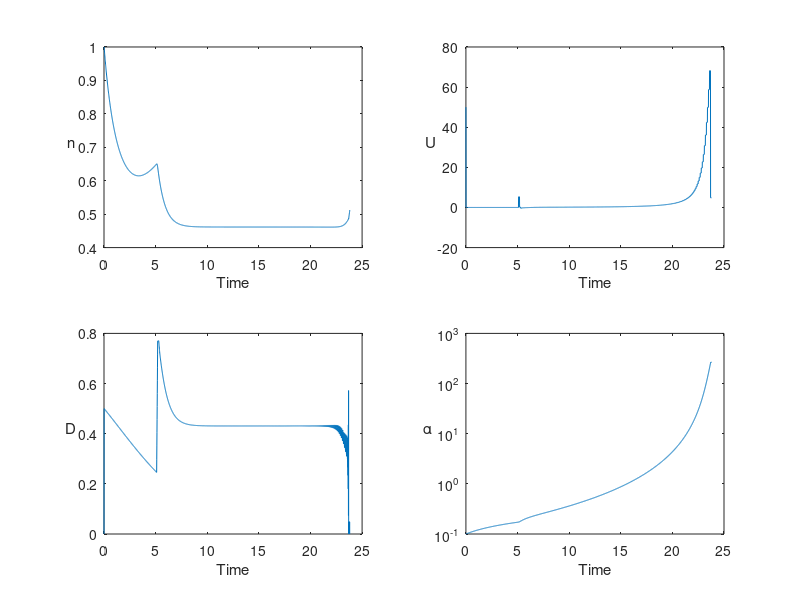
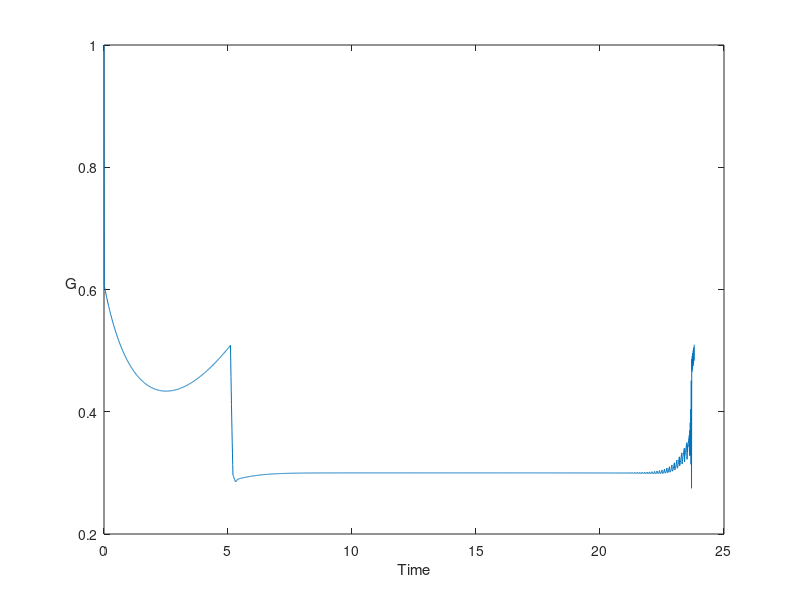

Write MATLAB code to recreate these figures, in order.
close all
mu = 5;
G_target = 0.3; 
eta = 0.05;
kp = 0.3;
ki1 = 0.03;
ki2o = 0.45;
max_time = 100; %How long the simulation will run for.
dt = 0.01; %The time step we will use for our simple integration.
num = round(max_time/dt); % The number of time steps we are going to integrate for.
time = linspace(0,max_time,num+1); %A vector of times that will be used in plotting.

n_record=zeros(num+1,1);
D_record=zeros(num+1,1);
alpha_record=zeros(num+1,1);
U_record=zeros(num+1,1);
G = zeros(num+1,1);

n0=1;
D0=0;
alpha0=0.1;
alpha = alpha0;

G(1,:)=n0;
U_record(1,:)=50;
n_record(1,:)=n0;
D_record(1,:)=D0;
alpha_record(1,:)=alpha0;


dn_dt=@(n,D)(n.*(2*exp(-D)-1)-(n.^2)*exp(-D));
dD_dt=@(U,alpha,D)(U-alpha*D);
dalpha_dt=@(alpha,n,D)(alpha*n*sqrt(mu*D*alpha)*(1-exp(-D)));


n_measured=zeros(num+1,1);
D_estimate=zeros(num+1,1);
alpha_estimate=zeros(num+1,1);
G_measured=zeros(num+1,1);



alpha_actual=zeros(num+1,1);




sample = 0.1; %start of sampling
stop = 5.1; %end of sampling
ts = 0.1; %sampling interval
loop = ts/dt;
time_s=zeros(num+1,1);
i=1; j=1;

while alpha<10^5
   n=n_record(i,:);
   D=D_record(i,:);
   alpha=alpha_record(i,:);
   G_curr=G(i,:);  

   nnew = n+dn_dt(n,D)*dt; 
   nnew(nnew<0)=0;
  
  
   %U = (-D - log(G_target/(n)))/dt + alpha*D;
   if round(time(i)*100)/100 == round(sample*100)/100
      n_measured(j,:) = n;
      G_measured(j,:) = G_curr;
      D_estimate(j,:) = log(n/G_curr);
      %alpha_actual(j,:) = alpha;
      if j>1
          U_prev = U_record(i-1,:); n_prev = n_measured(j-1,:);
          D_prev = D_estimate(j-1,:); D_now = D_estimate(j,:);
          alpha_estimate(j-1,:)=(U_prev*ts + D_prev - D_now)/(D_prev*ts);
          alpha_prev = alpha_estimate(j-1,:);
      end
      
      if round(time(i)*100)/100 >= stop
         alpha_curr =  alpha_prev + dalpha_dt(alpha_prev,n_prev,D_prev)*ts;
         U_record(i,:) = (-D_now - log(G_target/(n)))/ts + alpha_curr*D_now;
      end
      time_s(j,:)=time(i);
      j=j+1; 
      sample = sample + ts; 
   elseif time(i)>dt*2
       U_record(i,:) = U_record(i-1,:);
   end
   
   U = U_record(i,:);
   alphanew = alpha+dalpha_dt(alpha,n,D)*dt;
   Dnew = D+dD_dt(U,alpha,D)*dt;
   Dnew(Dnew<0)=0;
   
   %% Recording Final values each loop iteration
   n_record(i+1,:)=nnew;
   D_record(i+1,:)=Dnew;
   alpha_record(i+1,:)=alphanew;
   G(i+1,:)=nnew*exp(-Dnew);

i = i+1;   
end

figure
subplot(2,2,1)
plot(time(1:i-1),n_record(1:i-1));
xlabel('Time');
ylabel('n','Rotation',0);
subplot(2,2,2)
plot(time(1:i-1),U_record(1:i-1));
xlabel('Time');
ylabel('U','Rotation',0);
subplot(2,2,3)
plot(time(1:i-1),D_record(1:i-1));
xlabel('Time');
ylabel('D','Rotation',0);
subplot(2,2,4)
plot(time(1:i-1),alpha_record(1:i-1));
set(gca, 'YScale', 'log')
xlabel('Time');
ylabel('\alpha','Rotation',0);

figure
plot(time(1:i-1),G(1:i-1))
xlabel('Time');
ylabel('G','Rotation',0);

% figure
% subplot(2,2,1)
% plot(time_s(1:j-1),n_measured(1:j-1));
% xlabel('Time');
% ylabel('n est','Rotation',0);
% subplot(2,2,2)
% plot(time_s(1:j-1),G_measured(1:j-1));
% xlabel('Time');
% ylabel('G est','Rotation',0);
% subplot(2,2,3)
% plot(time_s(1:j-1),D_estimate(1:j-1));
% xlabel('Time');
% ylabel('D est','Rotation',0);
% subplot(2,2,4)
% plot(time_s(1:j-2),alpha_estimate(1:j-2));
% set(gca, 'YScale', 'log')
% xlabel('Time');
% ylabel('\alpha est','Rotation',0);
% 
% figure
% subplot(1,2,1)
% plot(time_s(1:j-2),alpha_estimate(1:j-2));
% set(gca, 'YScale', 'log')
% xlabel('Time');
% ylabel('\alpha est','Rotation',0);
% subplot(1,2,2)
% plot(time_s(1:j-2),alpha_actual(1:j-2));
% set(gca, 'YScale', 'log')
% xlabel('Time');
% ylabel('\alpha act','Rotation',0);
